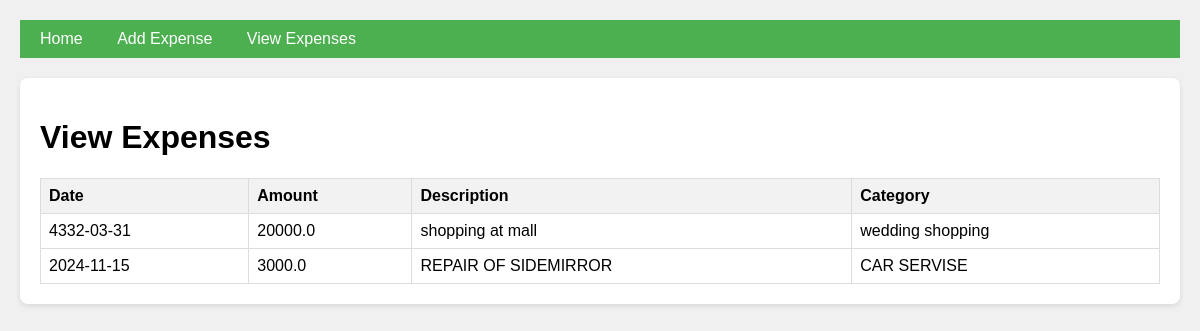
Screenshot of /view_expenses with the database file from the repository.
### tables this page shows
CREATE TABLE expenses (
            id INTEGER PRIMARY KEY AUTOINCREMENT,
            amount REAL NOT NULL,
            description TEXT,
            category TEXT,
            date TEXT NOT NULL
        );

### app.py (the view)
@app.route('/view_expenses')
def view_expenses():
    conn = get_db_connection()
    expenses = conn.execute('SELECT * FROM expenses ORDER BY date DESC').fetchall()
    conn.close()
    return render_template('view_expenses.html', expenses=expenses)

### app.py (called while the page is built)
def get_db_connection():
    conn = sqlite3.connect('data.db')
    conn.row_factory = sqlite3.Row  # Access columns by name
    return conn

### templates/view_expenses.html (shortened to what this page needs)
{% extends 'base.html' %}
{% block content %}
    <h1>View Expenses</h1>
    <table>
        <thead>
            <tr>
                <th>Date</th>
                <th>Amount</th>
                <th>Description</th>
                <th>Category</th>
            </tr>
        </thead>
        <tbody>
            {% for expense in expenses %}
            <tr>
                <td>{{ expense['date'] }}</td>
                <td>{{ expense['amount'] }}</td>
                <td>{{ expense['description'] }}</td>
                <td>{{ expense['Category'] }}</td>
            </tr>
            {% endfor %}
        </tbody>
    </table>
{% endblock %}

### static/css/style.css (style rules this page uses)
body { font-family: sans-serif; margin: 20px; background-color: #f0f0f0; }
table { width: 100%; border-collapse: collapse; margin-top: 20px; }
th, td { padding: 8px; border: 1px solid #ddd; text-align: left; }
th { background-color: #f2f2f2; }

### rows the page displays
expenses: date "4332-03-31", amount "20000.0", description "shopping at mall", Category "wedding shopping"
expenses: date "2024-11-15", amount "3000.0", description "REPAIR OF SIDEMIRROR", Category "CAR SERVISE"
